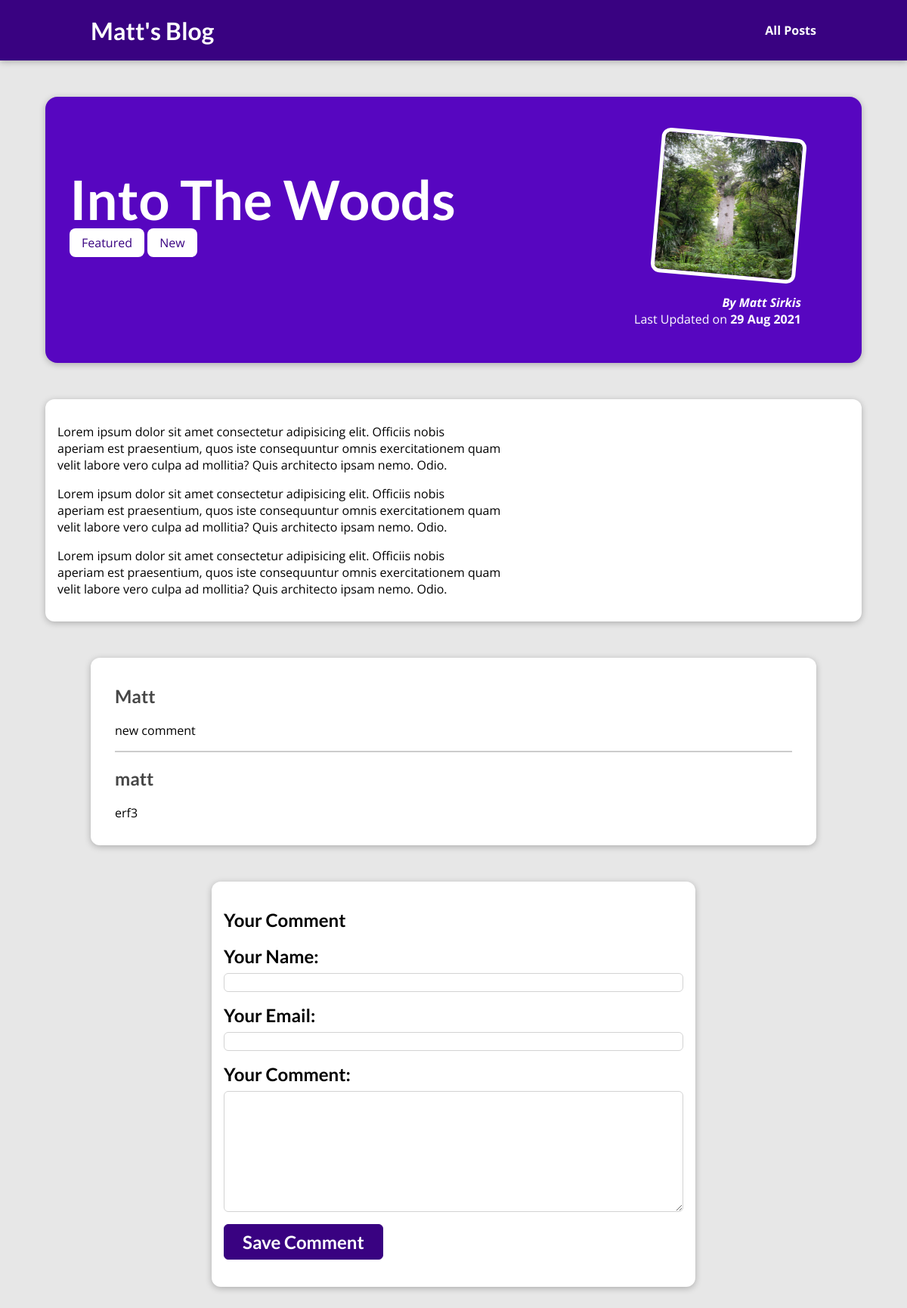
The app's page /posts/into-the-woods with its own data.
### blog/models.py (models this page shows, shortened)
class Post(models.Model):
    title = models.CharField(max_length=150)
    excerpt = models.CharField(max_length=200)
    image = models.ImageField(upload_to="posts", null=True)
    date = models.DateField(auto_now=True)
    slug = models.SlugField(unique=True)
    content = models.TextField(validators=[MinLengthValidator(10)])
    author = models.ForeignKey(Author, on_delete=models.SET_NULL, related_name="posts", null=True)
    tags = models.ManyToManyField(Tag)

class Tag(models.Model):
    caption = models.CharField(max_length=20)

class Author(models.Model):
    first_name = models.CharField(max_length=100)
    last_name = models.CharField(max_length=100)
    email = models.EmailField()
    def full_name(self):
        return f"{self.first_name} {self.last_name}"
    def __str__(self):
        return self.full_name()

class Comment(models.Model):
    user_name = models.CharField(max_length=120)
    user_email = models.EmailField()
    text = models.TextField(max_length=400)
    post = models.ForeignKey(
        Post, on_delete=CASCADE, related_name="comments")

### blog/views.py (the view, shortened to what this page needs)
# urls.py: path("posts/<slug:slug>", views.SinglePostView.as_view(), name="post-details-page")
class SinglePostView(View):
    def get(self, request, slug):
        post = Post.objects.get(slug=slug)
        context = {
            "post": post,
            "post_tags": post.tags.all(),
            "comment_form": CommentForm(),
            "comments": post.comments.all().order_by("-id")
        }
        return render(request, "blog/post-details.html", context)

### blog/forms.py
class CommentForm(forms.ModelForm):
    class Meta:
        model = Comment
        exclude = ["post"]
        labels = {
            "user_name": "Your Name",
            "user_email": "Your Email",
            "text": "Your Comment"
        }

### blog/templates/blog/post-details.html (shortened to what this page needs)
{% extends "base.html" %}
{% load static %}
{% block css_files %}
<link rel="stylesheet" href="{% static "blog/post-details.css"%}">
{% endblock %}
{% block body%}
<section id="summary">
  <h2>{{ post.title }}</h2>
  <div>
    {% for tag in post_tags %}
    <span class="tag">{{tag.caption}}</span>
    {%endfor%}
  </div>
  <article>
    <img src="{{ post.image.url }}" alt="{{ post.title }}" />
    <address>
      By <a href="mailto:{{ post.author.email }}">{{ post.author }}</a>
    </address>
    <div>Last Updated on <time>{{ post.date|date:"d M Y" }}</time></div>
  </article>
</section>
<main>{{ post.content|linebreaks }}</main>
<section id="comments">
    <ul>
        {% for comment in comments %}
            <li>
            <h2>{{ comment.user_name }}</h2>
            <p>{{ comment.text|linebreaks }}</p>
            </li>
        {%endfor%}
    </ul>
</section>
<section id="comment-form">
    <h2>Your Comment<h2>
    <form action="{% url "post-details-page" post.slug %}" method="POST">
        {% for form_field in comment_form %}
            <div class="form-control">
                {{ form_field.label_tag }}
                {{ form_field}}
            </div>
        {% endfor %}
        <button>Save Comment</button>
    </form>
</section>
{% endblock %}

### templates/base.html (shortened to what this page needs)
{% load static %}
<!DOCTYPE html>
<html lang="en">
  <head>
    <link rel="stylesheet" href="{% static "app.css" %}">
    {% block css_files %}{% endblock %}
  </head>
  <body>
  <header id="main-navigation">
    <h1><a href="{% url "starting-page" %}">Matt's Blog</a></h1>
    <nav>
      <a href="{% url "posts-page" %}">All Posts</a>
    </nav>
  </header>
    {% block body %}
    {% endblock %}
  </body>
</html>

### static/app.css (style rules this page uses)
* { box-sizing: border-box; }
html { font-family: 'Open Sans', 'Lato', sans-serif; }
body { margin: 0; }
h1, h2, h3 { font-family: 'Lato', sans-serif; font-weight: bold; }
#main-navigation { width: 100%; height: 5rem; display: flex; justify-content: space-between; align-items: center; padding: 0 10%; position: absolute; top: 0; left: 0; }
#main-navigation a { text-decoration: none; color: white; font-weight: bold; }

### blog/static/blog/post-details.css (style rules this page uses)
body { background-color: #e7e7e7; }
#main-navigation { background-color: #390281; box-shadow: 0 2px 8px rgba(0, 0, 0, 0.25); }
#summary { margin: 8rem auto 3rem auto; padding: 2rem; width: 90%; max-width: 90rem; border-radius: 16px; background-color: #5706c0; position: relative; box-shadow: 0 2px 8px rgba(0, 0, 0, 0.25); height: 22rem; }
#summary h2 { color: white; font-size: 4.5rem; margin-bottom: 0.25rem; }
#summary article { position: absolute; top: 2rem; right: 3rem; padding: 1rem 2rem; border-radius: 12px; text-align: right; color: white; }
#summary article img { width: 12rem; height: 12rem; border-radius: 12px; transform: rotateZ(5deg); border: 5px solid white; margin-bottom: 1rem; }
#summary address { font-weight: bold; }
#summary a { color: white; text-decoration: none; }
#summary time { font-weight: bold; }
main { width: 90%; max-width: 90rem; margin: 3rem auto; background-color: white; padding: 1rem; border-radius: 12px; box-shadow: 0 2px 8px rgba(0, 0, 0, 0.25); }
.tag { background-color: white; color: #390281; padding: 0.5rem 1rem; border-radius: 8px; }
#comment-form { margin: 3rem auto; width: 90%; max-width: 40rem; border-radius: 12px; background-color: white; box-shadow: 0 2px 8px rgba(0, 0, 0, 0.25); padding: 1rem; }
#comment-form button { font: inherit; background-color: #390281; color: white; border: 1px solid #390281; padding: 0.5rem 1.5rem; border-radius: 6px; cursor: pointer; }
.form-control { margin-bottom: 1rem; }
.form-control label { font-weight: bold; margin-bottom: 0.5rem; display: block; }
.form-control input, .form-control textarea { display: block; width: 100%; padding: 0.25rem; border-radius: 6px; border: 1px solid lightgray; }
#comments { margin: 3rem auto; width: 90%; max-width: 60rem; border-radius: 12px; background-color: white; box-shadow: 0 2px 8px rgba(0, 0, 0, 0.25); padding: 1rem 2rem; }
#comments ul { list-style: none; margin: 0; padding: 0; }
#comments li { margin-bottom: 1rem; border-bottom: 2px solid #ccc; }
#comments li:last-of-type { border-bottom: none; }
#comments h2 { color: #464646; }

### records on screen
Post: title "Into The Woods", image (picture), author "Matt Sirkis", date "29 Aug 2021", content "Lorem ipsum dolor sit amet consectetur adipisicing elit. Officiis nobis aperiam est praesentium, quos iste consequuntur omnis exercitationem quam velit labore vero culpa ad mollitia? Quis architecto ipsam nemo. Odio. Lorem ipsum dolor sit amet consectetur adipisicing elit. Officiis nobis aperiam est praesentium, quos iste consequuntur omnis exercitationem quam velit labore vero culpa ad mollitia? Quis architecto ipsam nemo. Odio. Lorem ipsum dolor sit amet consectetur adipisicing elit. Officiis nobis aperiam est praesentium, quos iste consequuntur omnis exercitationem quam velit labore vero culpa ad mollitia? Quis architecto ipsam nemo. Odio."
Tag: caption "Featured"
Tag: caption "New"
Comment: user_name "Matt", text "new comment"
Comment: user_name "matt", text "erf3"
